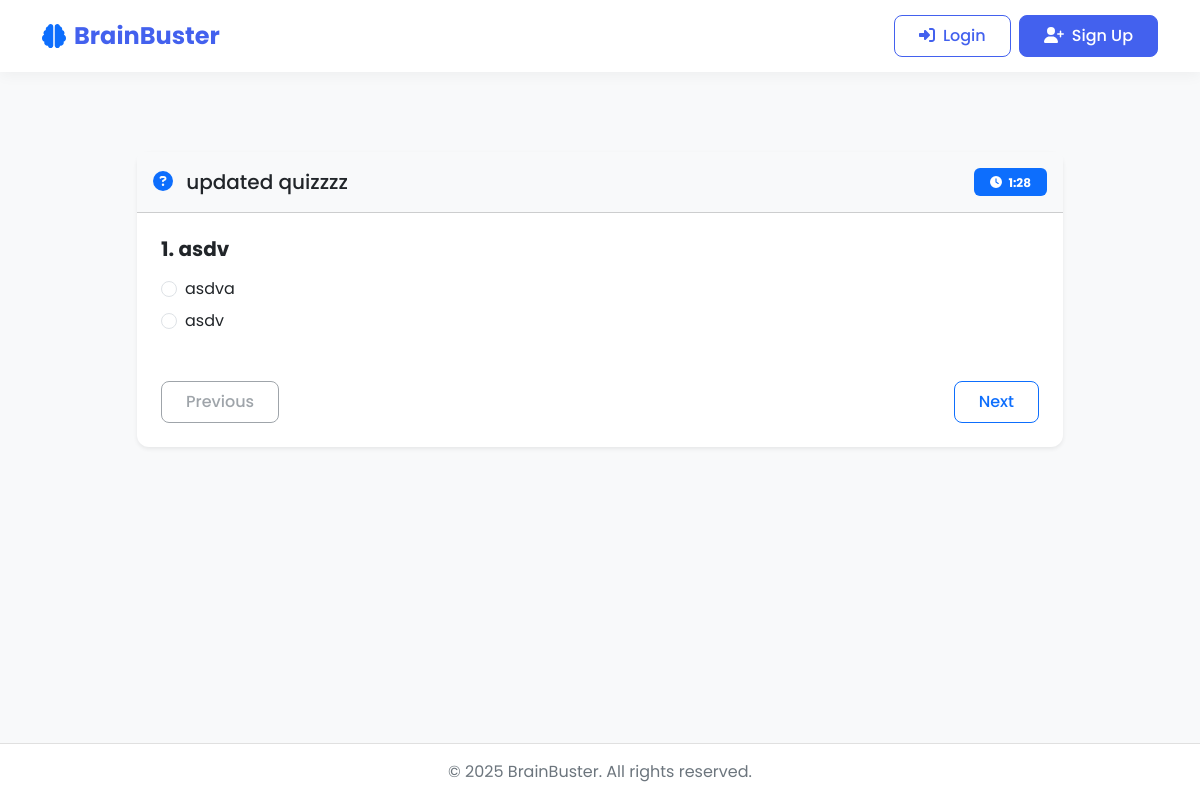
The page /quizzes/quiz/15/play/ on the database its author committed.
### quizzes/models.py (models this page shows, shortened)
class Quiz(models.Model):
    title = models.CharField(max_length=255)
    description = models.TextField(blank=True, null=True)
    icon = models.CharField(max_length=50, default="question-circle")
    code = models.CharField(max_length=10, unique=True, default=generate_unique_code)
    created_by = models.ForeignKey(User, on_delete=models.CASCADE, related_name='quizzes')
    created_at = models.DateTimeField(auto_now=True)
    time_limit_per_question = models.IntegerField(help_text="Time limit in seconds", default=30)
    minimum_score_percentage = models.IntegerField(help_text="Minimum score required to pass (%)", default=60)

class Question(models.Model):
    quiz = models.ForeignKey(Quiz, related_name="questions", on_delete=models.CASCADE)
    text = models.TextField()

class Option(models.Model):
    question = models.ForeignKey(Question, related_name="options", on_delete=models.CASCADE)
    text = models.CharField(max_length=255)
    is_correct = models.BooleanField(default=False)

### quizzes/views.py (the view, shortened to what this page needs)
# urls.py: path('quiz/<int:quiz_id>/play/', views.play_quiz, name='play_quiz'),
def play_quiz(request, quiz_id):
    quiz = get_object_or_404(Quiz, id=quiz_id)
    if request.user.is_authenticated:
        is_creator = quiz.created_by == request.user
        is_participant = quiz.participations.filter(user=request.user).exists()
    else:
        is_creator = False
        is_participant = False
    questions = list(quiz.questions.prefetch_related('options').all())
    return render(request, 'quizzes/play_quiz.html', {
        'quiz': quiz,
        'questions': questions,
        'is_creator': is_creator
    })

### templates/quizzes/play_quiz.html (shortened to what this page needs)
{% extends 'base.html' %}
{% block content %}
<div class="container py-5">
    <div class="row justify-content-center">
        <div class="col-md-10">
            <div class="card shadow-sm border-0">
                <div class="card-header bg-light py-3">
                    <div class="d-flex justify-content-between align-items-center">
                        <h5 class="mb-0">
                            <i class="fas fa-{{ quiz.icon|default:'question-circle' }} text-primary me-2"></i>
                            {{ quiz.title }}
                        </h5>
                        <div id="timer" class="badge bg-primary py-2 px-3">
                            <i class="fas fa-clock me-1"></i> <span id="timeRemaining">0:00</span>
                        </div>
                    </div>
                </div>
                <div class="card-body p-4">
                    <form id="quizForm" method="post" action="{% url 'play_quiz' quiz.id %}">
                        <div id="questionsContainer">
                            {% for question in questions %}
                            <div class="question mb-5" data-question-id="{{ question.id }}" style="display: none;">
                                <h5 class="fw-bold mb-3">{{ forloop.counter }}. {{ question.text }}</h5>
                                {% for option in question.options.all %}
                                <div class="form-check mb-2">
                                    <input class="form-check-input" type="radio" name="question_{{ question.id }}"
                                           id="option_{{ option.id }}" value="{{ option.id }}"
                                           data-question-id="{{ question.id }}">
                                    <label class="form-check-label" for="option_{{ option.id }}">
                                        {{ option.text }}
                                    </label>
                                </div>
                                {% endfor %}
                            </div>
                            {% endfor %}
                        </div>
                        <div class="d-flex justify-content-between mt-4">
                            <button type="button" id="prevBtn" class="btn btn-outline-secondary" disabled>Previous</button>
                            <button type="button" id="nextBtn" class="btn btn-outline-primary">Next</button>
                        </div>
                    </form>
                </div>
            </div>
        </div>
    </div>
</div>
{% endblock %}

### static/css/style.css (style rules this page uses)
:root { --primary: #4361ee; --secondary: #3f37c9; --accent: #4cc9f0; --light: #f8f9fa; --dark: #212529; --success: #4ade80; --warning: #fbbf24; --danger: #f87171; --info: #60a5fa; }
body { font-family: 'Poppins', sans-serif; background-color: #f8f9fa; color: var(--dark); min-height: 100vh; display: flex; flex-direction: column; }
.card { border-radius: 12px; border: none; box-shadow: 0 5px 15px rgba(0, 0, 0, 0.05); transition: transform 0.3s ease, box-shadow 0.3s ease; }
.btn { border-radius: 8px; padding: 0.5rem 1.5rem; font-weight: 500; transition: all 0.3s ease; }

### rows shown on the page
Quiz: title "updated quizzzz"
Question: text "asdv"
Option: text "asdva"
Option: text "asdv"
